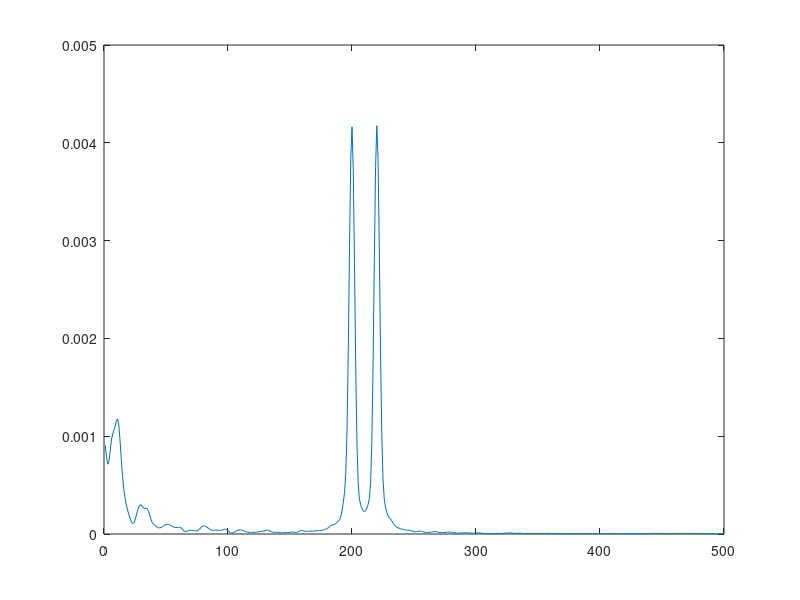
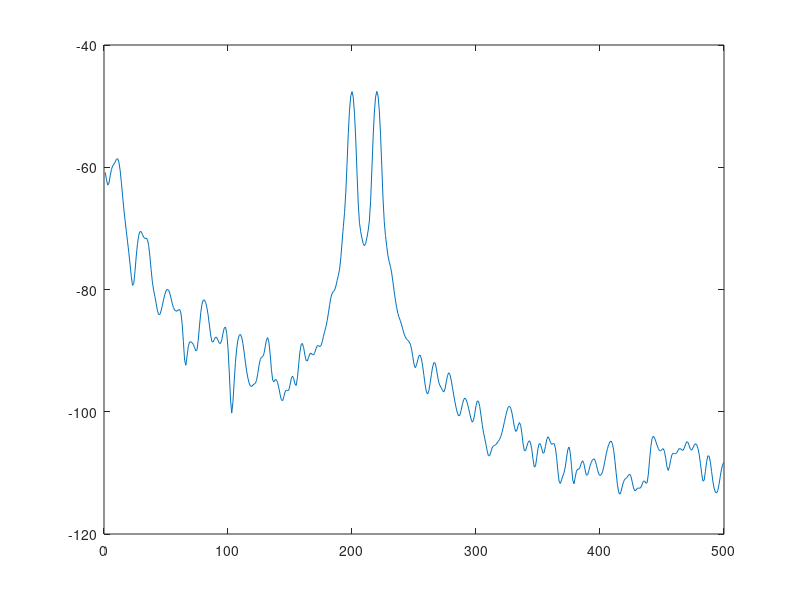

Source code (MATLAB) for these figures, in order:
% Ve bien the periodogram bang phuong phap Welch

% Chia tin hieu lam M = 7 doan, phu nhau 50%

clear
clc
load myfile.mat xx

N=1001;

T=0.001;

tt=xx(1,:);
yy=xx(2,:);

yy1=yy(1:250);
yy2=yy(251:500);
yy3=yy(501:750);
yy4=yy(751:1000);
yy5=yy(126:375);
yy6=yy(376:625);
yy7=yy(626:875);

% Tinh P_PER1
for f=1:500
    s(f)=0;
    for k=1:250
        s(f)=s(f)+yy1(k)*(0.5-0.5*cos(2*pi*(k-1)/N))*exp(-1i*2*pi*f*T.*(k-1));
    end
    P1(f)=T/250*(abs(s(f)).^2);
end

% Tinh P_PER2
for f=1:500
    s(f)=0;
    for k=1:250
        s(f)=s(f)+yy2(k)*(0.5-0.5*cos(2*pi*(k-1)/N))*exp(-1i*2*pi*f*T.*(k-1));
    end
    P2(f)=T/250*(abs(s(f)).^2);
end


% Tinh P_PER3
for f=1:500
    s(f)=0;
    for k=1:250
        s(f)=s(f)+yy3(k)*(0.5-0.5*cos(2*pi*(k-1)/N))*exp(-1i*2*pi*f*T.*(k-1));
    end
    P3(f)=T/250*(abs(s(f)).^2);
end

% Tinh P_PER4
for f=1:500
    s(f)=0;
    for k=1:250
        s(f)=s(f)+yy4(k)*(0.5-0.5*cos(2*pi*(k-1)/N))*exp(-1i*2*pi*f*T.*(k-1));
    end
    P4(f)=T/250*(abs(s(f)).^2);
end

% Tinh P_PER5
for f=1:500
    s(f)=0;
    for k=1:250
        s(f)=s(f)+yy5(k)*(0.5-0.5*cos(2*pi*(k-1)/N))*exp(-1i*2*pi*f*T.*(k-1));
    end
    P5(f)=T/250*(abs(s(f)).^2);
end


% Tinh P_PER6
for f=1:500
    s(f)=0;
    for k=1:250
        s(f)=s(f)+yy6(k)*(0.5-0.5*cos(2*pi*(k-1)/N))*exp(-1i*2*pi*f*T.*(k-1));
    end
    P6(f)=T/250*(abs(s(f)).^2);
end

% Tinh P_PER7
for f=1:500
    s(f)=0;
    for k=1:250
        s(f)=s(f)+yy7(k)*(0.5-0.5*cos(2*pi*(k-1)/N))*exp(-1i*2*pi*f*T.*(k-1));
    end
    P7(f)=T/250*(abs(s(f)).^2);
end

P_BAR = (P1+P2+P3+P4+P5+P6+P7)/0.5/7;
P_BAR_3db=20*log10(P_BAR);

figure
ff=1:500;
plot(ff,P_BAR);

figure
plot(ff,P_BAR_3db);